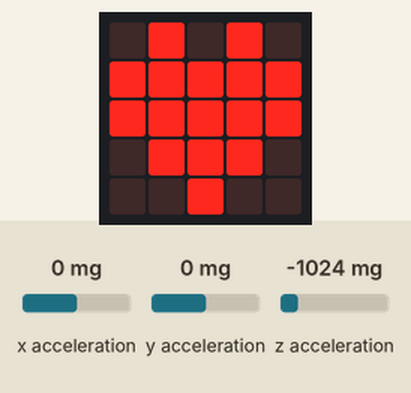
Bench run of a program on a simulated BBC micro:bit running MicroPython. Shown: the board's 5×5 LED display. The inputs (shaded band) are chosen by the test bench; at power-on: x acceleration 0 mg, y acceleration 0 mg, z acceleration -1024 mg. What the program prints to the serial console is not drawn.

Above: at 0.1 s.
At 0.6 s:
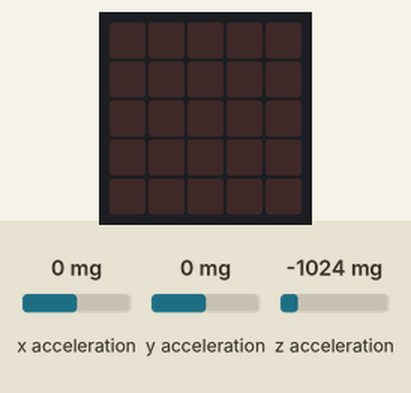
At 1.5 s:
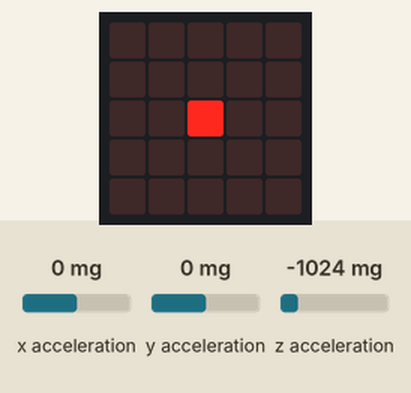

Measured:
- what the display in image 1 shows lasts 1.0 s, from 0.5 s to 1.5 s

The program:

main.py
```python
"""
Micro:bit V2 Accelerometer Firmware (USB Serial)
=================================================
Outputs accelerometer data at ~50Hz over USB Serial (CDC).

Data format: "A,acc_x,acc_y,acc_z,running_time_ms\n"
Set DEVICE_ID = "B" for the second micro:bit.
"""

from microbit import *

DEVICE_ID = "A"
SAMPLE_RATE_HZ = 50
SAMPLE_INTERVAL = 1000 // SAMPLE_RATE_HZ

display.show(Image.HEART)
sleep(500)
display.clear()

last_sample = 0
sample_count = 0

while True:
    now = running_time()
    if now - last_sample >= SAMPLE_INTERVAL:
        last_sample = now
        x = accelerometer.get_x()
        y = accelerometer.get_y()
        z = accelerometer.get_z()

        # Output: use format() instead of f-string for compat
        print("{},{},{},{},{}".format(DEVICE_ID, x, y, z, now))

        sample_count += 1
        if sample_count % 50 == 0:
            display.set_pixel(2, 2, 9)
        else:
            display.set_pixel(2, 2, 0)

    sleep(1)
```
